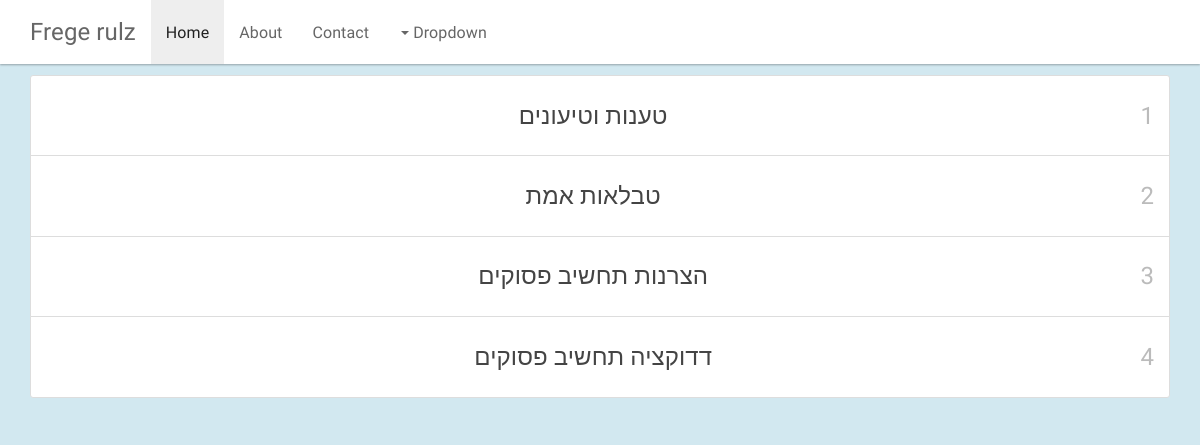
The app's page /fregush/ (signed in) with its own data.
### logic/models.py (models this page shows, shortened)
class Chapter(models.Model):
    number = models.PositiveIntegerField(verbose_name='מספר', unique=True)
    title = models.CharField(verbose_name='כותרת', max_length=30)
    def num_questions(self):
        return self.openquestion_set.count() + \
               self.formulationquestion_set.count() + \
               self.choicequestion_set.count() + \
               self.truthtablequestion_set.count() + \
               self.deductionquestion_set.count()
    num_questions.short_description = 'מספר שאלות'
    class Meta:
        verbose_name = 'פרק'
        verbose_name_plural = 'פרקים'
        ordering = ['number']

### logic/views.py (the view)
class IndexView(LoginRequiredMixin, generic.ListView):
    template_name = 'logic/index.html'
    def get_queryset(self):
        return Chapter.objects.all()

### logic/templates/logic/index.html (shortened to what this page needs)
{% extends "logic/base.html" %}
{% block content %}
{% if chapter_list %}
    <div class="container">
    <div class="list-group">
    {% for chapter in chapter_list %}
        <a class="list-group-item text-center" href="{% url 'logic:chapter' chapter.number %}">
        <span class="pull-right"><h4 class="text-muted">{{ chapter.number }}</h4></span>
        <h4>{{ chapter.title }}</h4>
        </a>
    {% endfor %}
    </div>
    </div>
{% else %}
    <p>No chapters are available.</p>
{% endif %}
{% endblock content %}

### logic/static/logic/css/mycss.css (style rules this page uses)
body { background-color: #d2e8f0; padding-top: 75px; direction: rtl; font-family: 'Alef', sans-serif; font-size: medium; }

### records on screen
Chapter: number "1", title "טענות וטיעונים"
Chapter: number "2", title "טבלאות אמת"
Chapter: number "3", title "הצרנות תחשיב פסוקים"
Chapter: number "4", title "דדוקציה תחשיב פסוקים"
